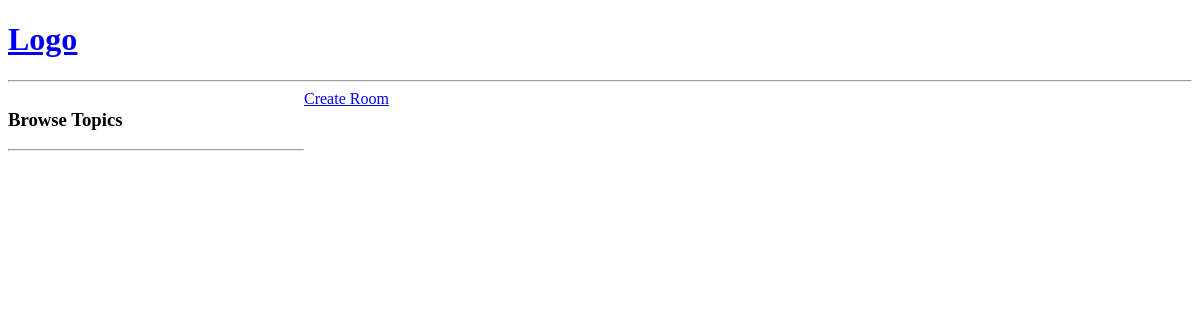
/, run on an earlier commit of the app's database.
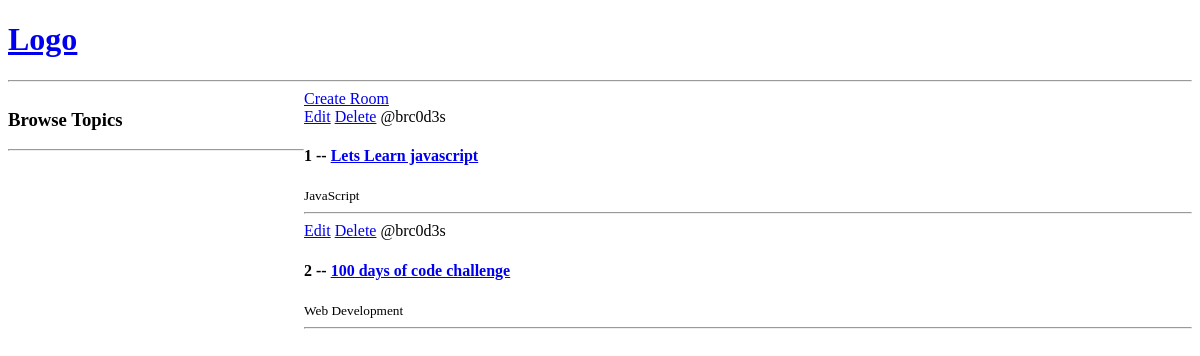
And on a later commit of the database.
### myapp/models.py (models this page shows, shortened)
class Room(models.Model):
    host= models.ForeignKey(User, on_delete=models.SET_NULL,null=True)
    topic= models.ForeignKey(Topic, on_delete=models.SET_NULL,null=True)
    name = models.CharField(max_length=200)
    description = models.TextField(null=True, blank=True)
    updated = models.DateTimeField(auto_now=True)
    created = models.DateTimeField(auto_now_add=True)
    class Meta:
        ordering=['-updated','-created']

class Topic(models.Model):
    name=models.CharField(max_length=200)

### myapp/views.py (the view)
# urls.py: path('', views.home, name="home"),
def home(request):
    rooms = Room.objects.all()
    context = {'rooms': rooms}
    return render(request, 'myapp/home.html', context)

### myapp/templates/myapp/home.html (shortened to what this page needs)
<!DOCTYPE html>
<html lang="en">
<head>
</head>
<body>
    {% extends 'main.html' %}
    {% block content %}
    <div class="home-container">
        <div>
            <h3>Browse Topics</h3>
            <hr>
        </div>
        <div>
            <a href="{% url 'create-room' %}">Create Room</a>
            <div>
                {% for room in rooms %}
                <div>
                    <a href="{% url 'update-room' room.id %}">Edit</a>
                    <a href="{% url 'delete-room' room.id %}">Delete</a>
                    <span>@{{room.host.username}}</span>
                    <h4>{{room.id}} -- <a href="{% url 'room' room.id %}">{{room.name}}</a></h4>
                    <small>{{room.topic.name}}</small>
                    <hr>
                </div>
                {% endfor %}
            </div>
        </div>
    </div>
    {% endblock %}

What changed in the data, as far as the page shows it:
added Room: host.username "brc0d3s", id "1", name "Lets Learn javascript", topic.name "JavaScript"
added Room: host.username "brc0d3s", id "2", name "100 days of code challenge", topic.name "Web Development"
